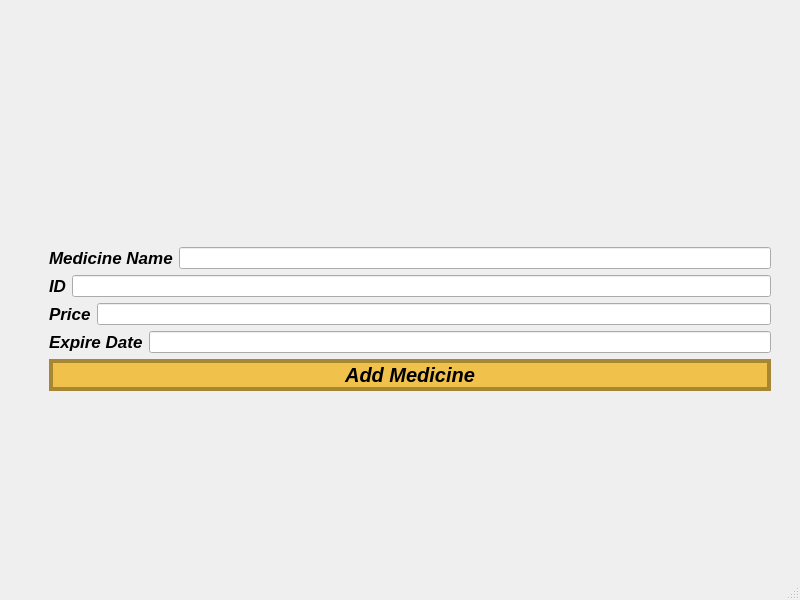
<?xml version="1.0" encoding="UTF-8"?>
<ui version="4.0">
 <class>add_medicine</class>
 <widget class="QMainWindow" name="add_medicine">
  <property name="geometry">
   <rect>
    <x>0</x>
    <y>0</y>
    <width>800</width>
    <height>600</height>
   </rect>
  </property>
  <property name="windowTitle">
   <string>MainWindow</string>
  </property>
  <widget class="QWidget" name="centralwidget">
   <layout class="QVBoxLayout" name="verticalLayout_4">
    <item>
     <layout class="QVBoxLayout" name="verticalLayout_3">
      <item>
       <spacer name="verticalSpacer_2">
        <property name="orientation">
         <enum>Qt::Vertical</enum>
        </property>
        <property name="sizeType">
         <enum>QSizePolicy::Preferred</enum>
        </property>
        <property name="sizeHint" stdset="0">
         <size>
          <width>20</width>
          <height>80</height>
         </size>
        </property>
       </spacer>
      </item>
      <item>
       <layout class="QHBoxLayout" name="horizontalLayout_5">
        <item>
         <spacer name="horizontalSpacer">
          <property name="orientation">
           <enum>Qt::Horizontal</enum>
          </property>
          <property name="sizeType">
           <enum>QSizePolicy::Maximum</enum>
          </property>
          <property name="sizeHint" stdset="0">
           <size>
            <width>40</width>
            <height>20</height>
           </size>
          </property>
         </spacer>
        </item>
        <item>
         <layout class="QVBoxLayout" name="verticalLayout_2">
          <item>
           <layout class="QVBoxLayout" name="verticalLayout">
            <item>
             <layout class="QHBoxLayout" name="horizontalLayout">
              <item>
               <widget class="QLabel" name="label">
                <property name="font">
                 <font>
                  <pointsize>13</pointsize>
                  <weight>75</weight>
                  <italic>true</italic>
                  <bold>true</bold>
                 </font>
                </property>
                <property name="text">
                 <string>Medicine Name</string>
                </property>
               </widget>
              </item>
              <item>
               <widget class="QLineEdit" name="lineEdit"/>
              </item>
             </layout>
            </item>
            <item>
             <layout class="QHBoxLayout" name="horizontalLayout_2">
              <item>
               <widget class="QLabel" name="label_2">
                <property name="font">
                 <font>
                  <pointsize>13</pointsize>
                  <weight>75</weight>
                  <italic>true</italic>
                  <bold>true</bold>
                 </font>
                </property>
                <property name="text">
                 <string>ID</string>
                </property>
               </widget>
              </item>
              <item>
               <widget class="QLineEdit" name="lineEdit_2"/>
              </item>
             </layout>
            </item>
            <item>
             <layout class="QHBoxLayout" name="horizontalLayout_3">
              <item>
               <widget class="QLabel" name="label_3">
                <property name="font">
                 <font>
                  <pointsize>13</pointsize>
                  <weight>75</weight>
                  <italic>true</italic>
                  <bold>true</bold>
                 </font>
                </property>
                <property name="text">
                 <string>Price</string>
                </property>
               </widget>
              </item>
              <item>
               <widget class="QLineEdit" name="lineEdit_3"/>
              </item>
             </layout>
            </item>
            <item>
             <layout class="QHBoxLayout" name="horizontalLayout_4">
              <item>
               <widget class="QLabel" name="label_4">
                <property name="font">
                 <font>
                  <pointsize>13</pointsize>
                  <weight>75</weight>
                  <italic>true</italic>
                  <bold>true</bold>
                 </font>
                </property>
                <property name="text">
                 <string>Expire Date</string>
                </property>
               </widget>
              </item>
              <item>
               <widget class="QLineEdit" name="lineEdit_4"/>
              </item>
             </layout>
            </item>
           </layout>
          </item>
          <item>
           <widget class="QPushButton" name="pushButton">
            <property name="font">
             <font>
              <pointsize>15</pointsize>
              <weight>75</weight>
              <italic>true</italic>
              <bold>true</bold>
             </font>
            </property>
            <property name="styleSheet">
             <string notr="true">background-color: rgb(240, 193, 75);
border-color: rgb(168, 135, 52);
border-width:4px;
border-style:solid;</string>
            </property>
            <property name="text">
             <string>Add Medicine</string>
            </property>
           </widget>
          </item>
         </layout>
        </item>
        <item>
         <spacer name="horizontalSpacer_2">
          <property name="orientation">
           <enum>Qt::Horizontal</enum>
          </property>
          <property name="sizeType">
           <enum>QSizePolicy::Minimum</enum>
          </property>
          <property name="sizeHint" stdset="0">
           <size>
            <width>20</width>
            <height>20</height>
           </size>
          </property>
         </spacer>
        </item>
       </layout>
      </item>
      <item>
       <spacer name="verticalSpacer">
        <property name="orientation">
         <enum>Qt::Vertical</enum>
        </property>
        <property name="sizeType">
         <enum>QSizePolicy::Preferred</enum>
        </property>
        <property name="sizeHint" stdset="0">
         <size>
          <width>20</width>
          <height>20</height>
         </size>
        </property>
       </spacer>
      </item>
     </layout>
    </item>
   </layout>
  </widget>
  <widget class="QMenuBar" name="menubar">
   <property name="geometry">
    <rect>
     <x>0</x>
     <y>0</y>
     <width>800</width>
     <height>26</height>
    </rect>
   </property>
  </widget>
  <widget class="QStatusBar" name="statusbar"/>
 </widget>
 <resources/>
 <connections/>
</ui>
